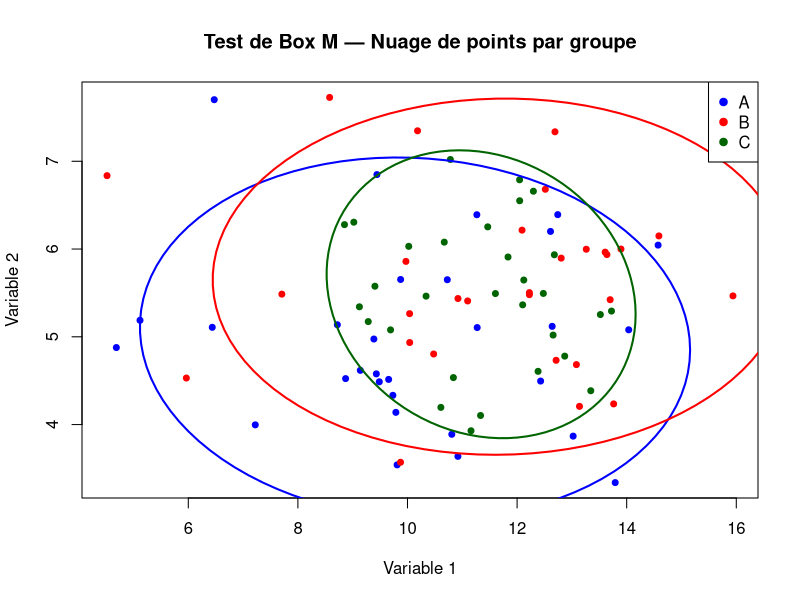

Reproduce this figure in R.
set.seed(42)
groupe <- factor(rep(c("A", "B", "C"), each = 30))
var1   <- c(rnorm(30, 10, 2.0), rnorm(30, 12, 2.5), rnorm(30, 11, 1.8))
var2   <- c(rnorm(30,  5, 1.0), rnorm(30,  6, 1.2), rnorm(30,  5.5, 0.9))
donnees <- data.frame(groupe, var1, var2)

groupes <- levels(groupe)
n_total <- nrow(donnees)
k       <- length(groupes)
ns      <- tapply(var1, groupe, length)

S_list  <- lapply(groupes, function(g) {
  idx <- which(groupe == g)
  cov(donnees[idx, c("var1","var2")])
})
S_pool  <- Reduce("+", mapply(function(S, n) (n-1)*S,
                              S_list, ns, SIMPLIFY = FALSE)) / (n_total - k)
M       <- (n_total - k) * log(det(S_pool)) -
  sum(mapply(function(S, n) (n-1)*log(det(S)), S_list, ns))
c_fact  <- 1 - (2*2^2 + 3*2 - 1) / (6*(2+1)*(k-1)) *
  (sum(1/(ns-1)) - 1/(n_total-k))
chi2_stat <- M * c_fact
p_val     <- 1 - pchisq(chi2_stat, 2*(2+1)*(k-1)/2)

cat("Chi2 =", round(chi2_stat, 4), "| p =", round(p_val, 4), "\n")
if (p_val < 0.05) {
  cat("-> Matrices de covariance DIFFERENTES\n")
} else {
  cat("-> Homogeneite des covariances CONFIRMEE\n")
}

# Fenêtre séparée
windows(width = 8, height = 6, title = "Test de Box M")
plot(donnees$var1, donnees$var2,
     col  = c("blue","red","darkgreen")[as.integer(groupe)],
     pch  = 19, cex = 0.8,
     main = "Test de Box M — Nuage de points par groupe",
     xlab = "Variable 1", ylab = "Variable 2")
for (i in seq_along(groupes)) {
  idx   <- which(groupe == groupes[i])
  xg    <- donnees$var1[idx]; yg <- donnees$var2[idx]
  theta <- seq(0, 2*pi, length.out = 100)
  ex    <- mean(xg) + 2*sd(xg) * cos(theta)
  ey    <- mean(yg) + 2*sd(yg) * (cor(xg,yg)*cos(theta) +
                                    sqrt(1-cor(xg,yg)^2)*sin(theta))
  lines(ex, ey, col = c("blue","red","darkgreen")[i], lwd = 2)
}
legend("topright", legend = groupes,
       col = c("blue","red","darkgreen"), pch = 19)
